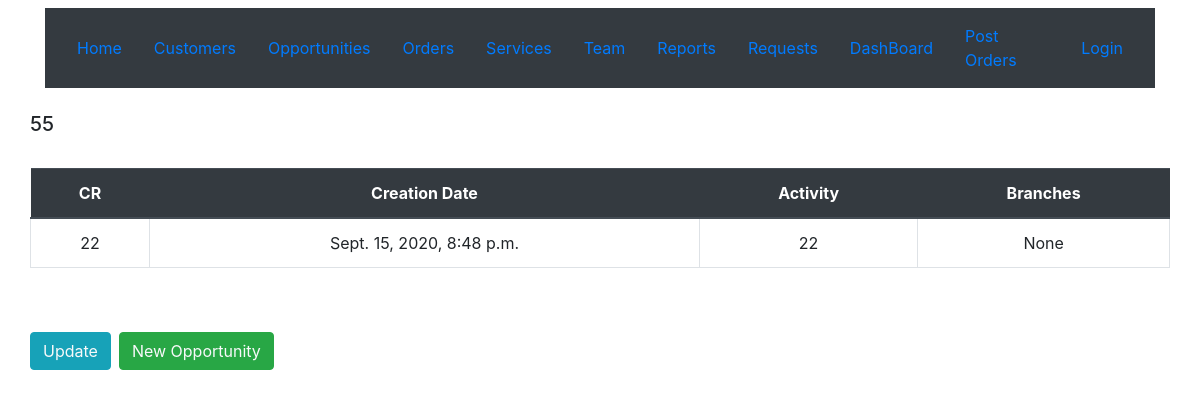
Page /crmapp/customer/11/ on the committed database.
### crmapp/models.py (models this page shows, shortened)
class customer(models.Model):
    creator = models.ForeignKey(User,blank=True,null=True,on_delete=models.CASCADE,related_name='user_customers',verbose_name ='Creator')
    customername = models.CharField("Customer Name",max_length=100,null=True)
    cr = models.IntegerField(null = True,blank = True, unique=True)
    activity  = models.CharField(max_length=100,blank=True)
    city = models.CharField(max_length=40,blank=True,null=True)
    no_of_employees = models.IntegerField(null = True,blank = True)
    branches = models.IntegerField(null = True,blank = True)
    district  = models.CharField(max_length = 100,blank = True)
    street  = models.CharField(max_length=100,blank=True)
    phone = models.IntegerField(null = True,blank = True)
    email = models.EmailField(null = True,blank = True)
    current_services = models.CharField(max_length=1000,blank=True)
    notes = models.CharField(max_length=1000,blank=True)
    creationdate = models.DateTimeField("Creation Date",auto_now_add=True)
    updatedate = models.DateTimeField("Update Date",auto_now=True)

### crmapp/views.py (the view)
# urls.py: path('customer/<pk>/', views.customerDetailView.as_view(), name='customerdetail'),
class customerDetailView(DetailView):
    model = customer

### crmapp/templates/crmapp/customer_detail.html (shortened to what this page needs)
{% extends 'crmapp/base.html' %}
{% load crispy_forms_tags %}
{% block content %}
  <br>
  <div class="container">
<div class="row">
<div class="column ">
<h5>{{customer.customername}}</h5>
</div>
<table class="table mt-4">
    <thead class="thead-dark">
  <tr>
    <th class="text-center">CR</th>
    <th class="text-center">Creation Date</th>
    <th class="text-center">Activity</th>
    <th class="text-center">Branches</th>
  </tr>
  <tr>
  <td class="border text-center">{{customer.cr}}</td>
  <td class="border text-center">{{customer.creationdate}}</td>
  <td class="border text-center">{{customer.activity}}</td>
  <td class="border text-center">{{customer.branches}}</td>
  </tr>
</table>
<button type="button" class="btn btn-info mt-5 mr-2"><a href="{% url 'customerupdate' pk=customer.id %}" class="text-light">Update</a></button>
<br>
<button type="button" class="btn btn-success mt-5"><a href="{% url 'newopportunityc' pk=customer.id %}" class="text-light" >New Opportunity</a></button>
</div>
</div>
{% endblock %}

### rows in the picture
customer: customername "55", cr "22", creationdate "Sept. 15, 2020, 8:48 p.m.", activity "22", branches "None"
